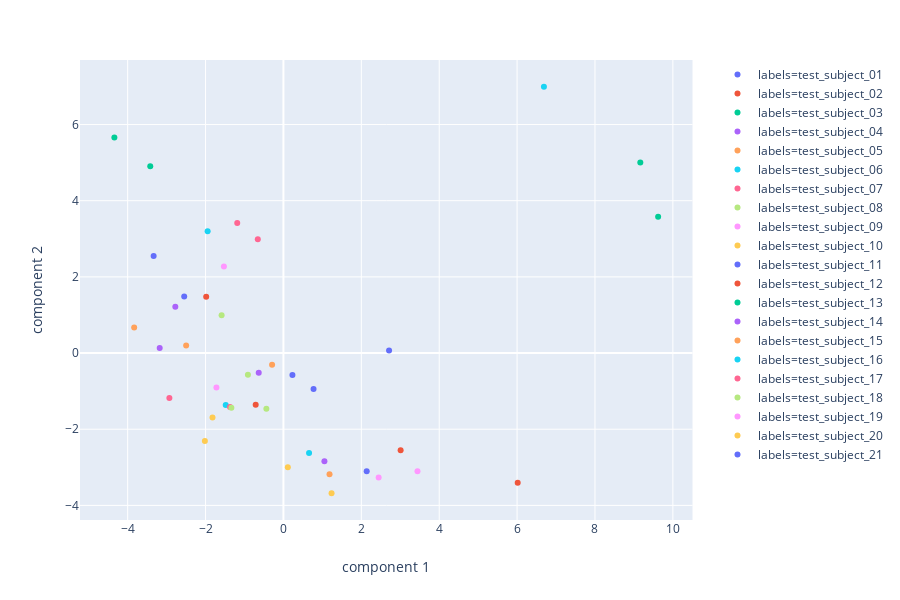
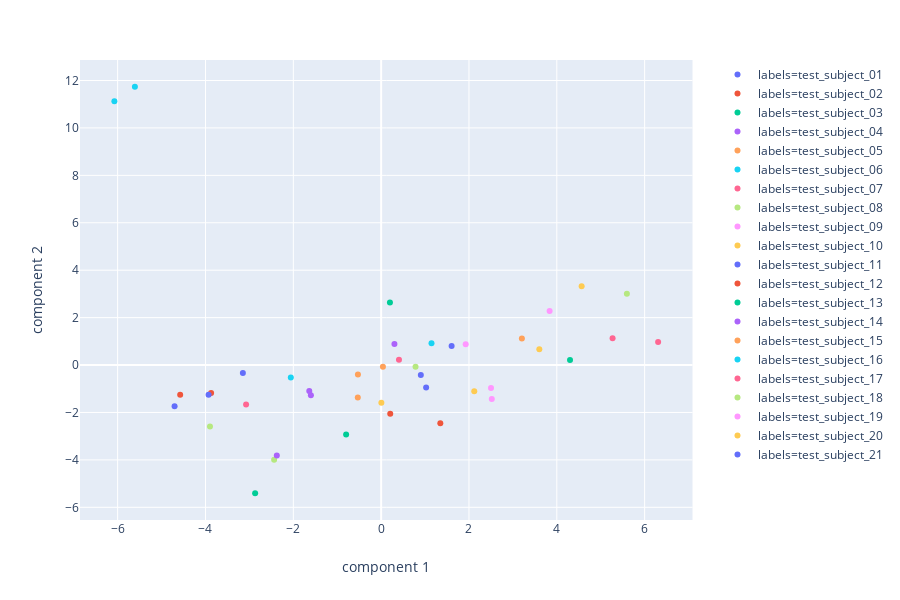
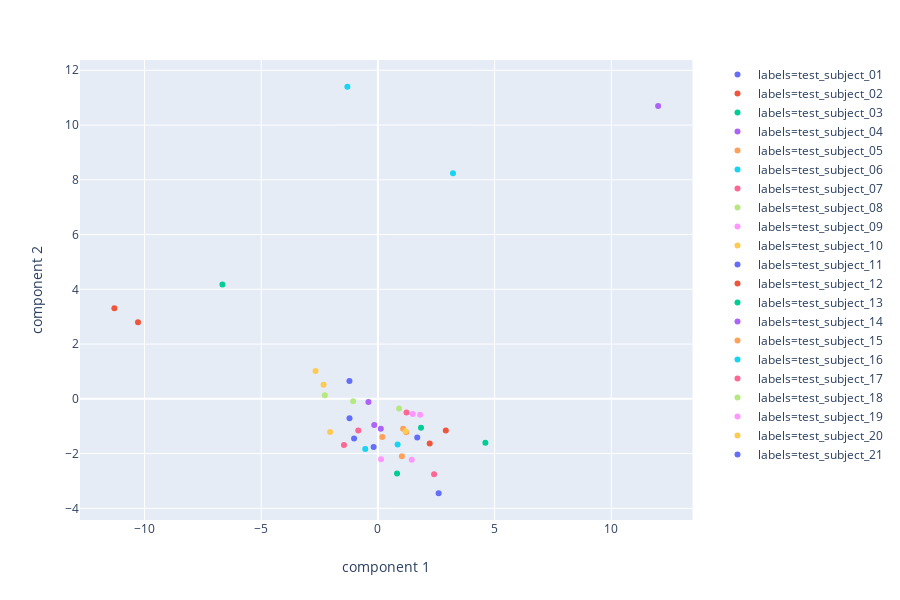
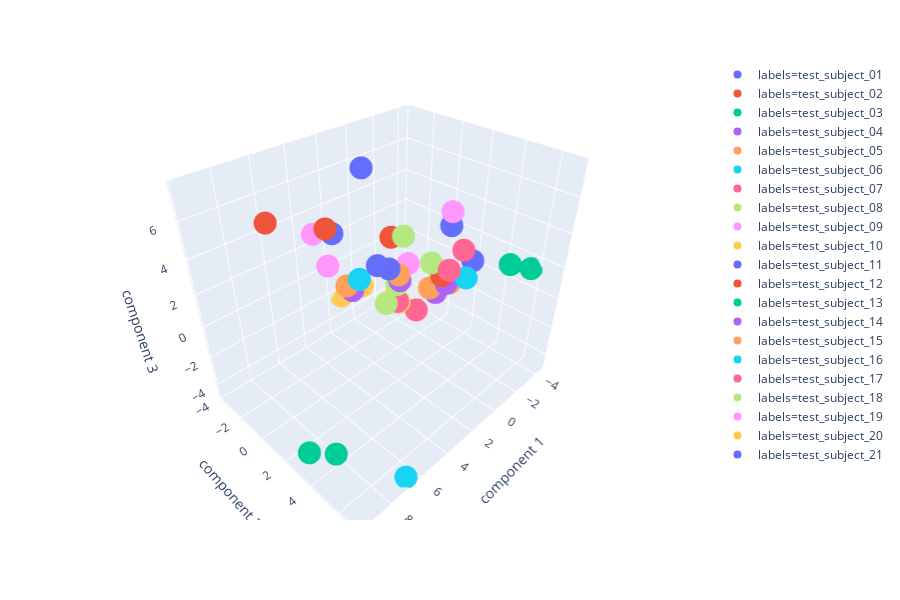

The code cell stored with these charts, in order, in its notebook:
### Markdown cell above
## Pca

### Code cell
from pandas import read_csv, DataFrame, concat, Series
from sklearn.preprocessing import StandardScaler
from sklearn.decomposition import PCA
from numpy import nan_to_num
from plotly.express import scatter, scatter_3d

def perform_pca(df, comp_num=2):
    features = [x for x in range(2, 58)]
    data = df.iloc[:, features]
    data.fillna(0)
    x = df.loc[:, features].values
    x = StandardScaler().fit_transform(x)
    x = nan_to_num(x)
    y = list(df.loc[:, 0])
    pca = PCA(n_components=comp_num)
    principalComponents = pca.fit_transform(x)
    print(pca.explained_variance_ratio_)
    if comp_num == 2:
        return concat([DataFrame(data = principalComponents, columns = ['component 1', 'component 2']), DataFrame(y, columns=["labels"])], axis=1)
    elif comp_num == 3:
        return concat([DataFrame(data = principalComponents, columns = ['component 1', 'component 2', 'component 3']), DataFrame(y, columns=["labels"])], axis=1)
    else:
        raise ValueError("Number of components limited to 2 or 3.")
df = read_csv("processed_data.csv", header=None)

df_0 = df[df.iloc[:, 1] == 0].copy()
df_3 = df[df.iloc[:, 1] == 3].copy()
df_03 = concat([df_0, df_3])

df_1 = df[df.iloc[:, 1] == 1].copy()
df_4 = df[df.iloc[:, 1] == 4].copy()
df_14 = concat([df_1, df_4])

df_2 = df[df.iloc[:, 1] == 2].copy()
df_5 = df[df.iloc[:, 1] == 5].copy()
df_25 = concat([df_2, df_5])

fig = scatter(perform_pca(df_03), x="component 1", y="component 2", color="labels")
fig.show()
fig = scatter(perform_pca(df_14), x="component 1", y="component 2", color="labels")
fig.show()
fig = scatter(perform_pca(df_25), x="component 1", y="component 2", color="labels")
fig.show()

fig = scatter_3d(perform_pca(df_03, comp_num=3), x="component 1", y="component 2", z="component 3", color="labels")
fig.show()
fig = scatter_3d(perform_pca(df_14, comp_num=3), x="component 1", y="component 2", z="component 3", color="labels")
fig.show()
fig = scatter_3d(perform_pca(df_25, comp_num=3), x="component 1", y="component 2", z="component 3", color="labels")
fig.show()

### Figure 1 — Plotly figure (JSON) as saved in the notebook; plotly's stock layout.template omitted (floating-point values rounded to 4 significant figures)
{"data": [{"hoverlabel": {"namelength": 0}, "hovertemplate": "labels=test_subject_01<br>component 1=%{x}<br>component 2=%{y}", "legendgroup": "labels=test_subject_01", "marker": {"color": "#636efa", "symbol": "circle"}, "mode": "markers", "name": "labels=test_subject_01", "showlegend": true, "type": "scatter", "x": [2.713, 2.138], "xaxis": "x", "y": [0.0646, -3.102], "yaxis": "y"}, {"hoverlabel": {"namelength": 0}, "hovertemplate": "labels=test_subject_02<br>component 1=%{x}<br>component 2=%{y}", "legendgroup": "labels=test_subject_02", "marker": {"color": "#EF553B", "symbol": "circle"}, "mode": "markers", "name": "labels=test_subject_02", "showlegend": true, "type": "scatter", "x": [6.016, 3.009], "xaxis": "x", "y": [-3.403, -2.555], "yaxis": "y"}, {"hoverlabel": {"namelength": 0}, "hovertemplate": "labels=test_subject_03<br>component 1=%{x}<br>component 2=%{y}", "legendgroup": "labels=test_subject_03", "marker": {"color": "#00cc96", "symbol": "circle"}, "mode": "markers", "name": "labels=test_subject_03", "showlegend": true, "type": "scatter", "x": [9.164, 9.621], "xaxis": "x", "y": [5.006, 3.577], "yaxis": "y"}, {"hoverlabel": {"namelength": 0}, "hovertemplate": "labels=test_subject_04<br>component 1=%{x}<br>component 2=%{y}", "legendgroup": "labels=test_subject_04", "marker": {"color": "#ab63fa", "symbol": "circle"}, "mode": "markers", "name": "labels=test_subject_04", "showlegend": true, "type": "scatter", "x": [-0.6345, 1.052], "xaxis": "x", "y": [-0.5168, -2.839], "yaxis": "y"}, {"hoverlabel": {"namelength": 0}, "hovertemplate": "labels=test_subject_05<br>component 1=%{x}<br>component 2=%{y}", "legendgroup": "labels=test_subject_05", "marker": {"color": "#FFA15A", "symbol": "circle"}, "mode": "markers", "name": "labels=test_subject_05", "showlegend": true, "type": "scatter", "x": [-0.2913, 1.184], "xaxis": "x", "y": [-0.3064, -3.184], "yaxis": "y"}, {"hoverlabel": {"namelength": 0}, "hovertemplate": "labels=test_subject_06<br>component 1=%{x}<br>component 2=%{y}", "legendgroup": "labels=test_subject_06", "marker": {"color": "#19d3f3", "symbol": "circle"}, "mode": "markers", "name": "labels=test_subject_06", "showlegend": true, "type": "scatter", "x": [-1.946, 6.689], "xaxis": "x", "y": [3.199, 6.992], "yaxis": "y"}, {"hoverlabel": {"namelength": 0}, "hovertemplate": "labels=test_subject_07<br>component 1=%{x}<br>component 2=%{y}", "legendgroup": "labels=test_subject_07", "marker": {"color": "#FF6692", "symbol": "circle"}, "mode": "markers", "name": "labels=test_subject_07", "showlegend": true, "type": "scatter", "x": [-1.186, -0.6586], "xaxis": "x", "y": [3.415, 2.989], "yaxis": "y"}, {"hoverlabel": {"namelength": 0}, "hovertemplate": "labels=test_subject_08<br>component 1=%{x}<br>component 2=%{y}", "legendgroup": "labels=test_subject_08", "marker": {"color": "#B6E880", "symbol": "circle"}, "mode": "markers", "name": "labels=test_subject_08", "showlegend": true, "type": "scatter", "x": [-1.588, -0.9122], "xaxis": "x", "y": [0.9955, -0.5693], "yaxis": "y"}, {"hoverlabel": {"namelength": 0}, "hovertemplate": "labels=test_subject_09<br>component 1=%{x}<br>component 2=%{y}", "legendgroup": "labels=test_subject_09", "marker": {"color": "#FF97FF", "symbol": "circle"}, "mode": "markers", "name": "labels=test_subject_09", "showlegend": true, "type": "scatter", "x": [-1.721, -1.528], "xaxis": "x", "y": [-0.9078, 2.271], "yaxis": "y"}, {"hoverlabel": {"namelength": 0}, "hovertemplate": "labels=test_subject_10<br>component 1=%{x}<br>component 2=%{y}", "legendgroup": "labels=test_subject_10", "marker": {"color": "#FECB52", "symbol": "circle"}, "mode": "markers", "name": "labels=test_subject_10", "showlegend": true, "type": "scatter", "x": [0.113, 1.236], "xaxis": "x", "y": [-2.997, -3.681], "yaxis": "y"}, {"hoverlabel": {"namelength": 0}, "hovertemplate": "labels=test_subject_11<br>component 1=%{x}<br>component 2=%{y}", "legendgroup": "labels=test_subject_11", "marker": {"color": "#636efa", "symbol": "circle"}, "mode": "markers", "name": "labels=test_subject_11", "showlegend": true, "type": "scatter", "x": [-2.548, 0.7732], "xaxis": "x", "y": [1.484, -0.9424], "yaxis": "y"}, {"hoverlabel": {"namelength": 0}, "hovertemplate": "labels=test_subject_12<br>component 1=%{x}<br>component 2=%{y}", "legendgroup": "labels=test_subject_12", "marker": {"color": "#EF553B", "symbol": "circle"}, "mode": "markers", "name": "labels=test_subject_12", "showlegend": true, "type": "scatter", "x": [-0.7124, -1.983], "xaxis": "x", "y": [-1.357, 1.478], "yaxis": "y"}, {"hoverlabel": {"namelength": 0}, "hovertemplate": "labels=test_subject_13<br>component 1=%{x}<br>component 2=%{y}", "legendgroup": "labels=test_subject_13", "marker": {"color": "#00cc96", "symbol": "circle"}, "mode": "markers", "name": "labels=test_subject_13", "showlegend": true, "type": "scatter", "x": [-4.341, -3.42], "xaxis": "x", "y": [5.659, 4.905], "yaxis": "y"}, {"hoverlabel": {"namelength": 0}, "hovertemplate": "labels=test_subject_14<br>component 1=%{x}<br>component 2=%{y}", "legendgroup": "labels=test_subject_14", "marker": {"color": "#ab63fa", "symbol": "circle"}, "mode": "markers", "name": "labels=test_subject_14", "showlegend": true, "type": "scatter", "x": [-2.776, -3.177], "xaxis": "x", "y": [1.217, 0.1302], "yaxis": "y"}, {"hoverlabel": {"namelength": 0}, "hovertemplate": "labels=test_subject_15<br>component 1=%{x}<br>component 2=%{y}", "legendgroup": "labels=test_subject_15", "marker": {"color": "#FFA15A", "symbol": "circle"}, "mode": "markers", "name": "labels=test_subject_15", "showlegend": true, "type": "scatter", "x": [-3.833, -2.498], "xaxis": "x", "y": [0.6707, 0.1949], "yaxis": "y"}, {"hoverlabel": {"namelength": 0}, "hovertemplate": "labels=test_subject_16<br>component 1=%{x}<br>component 2=%{y}", "legendgroup": "labels=test_subject_16", "marker": {"color": "#19d3f3", "symbol": "circle"}, "mode": "markers", "name": "labels=test_subject_16", "showlegend": true, "type": "scatter", "x": [-1.482, 0.6582], "xaxis": "x", "y": [-1.366, -2.628], "yaxis": "y"}, {"hoverlabel": {"namelength": 0}, "hovertemplate": "labels=test_subject_17<br>component 1=%{x}<br>component 2=%{y}", "legendgroup": "labels=test_subject_17", "marker": {"color": "#FF6692", "symbol": "circle"}, "mode": "markers", "name": "labels=test_subject_17", "showlegend": true, "type": "scatter", "x": [-1.372, -2.929], "xaxis": "x", "y": [-1.418, -1.181], "yaxis": "y"}, {"hoverlabel": {"namelength": 0}, "hovertemplate": "labels=test_subject_18<br>component 1=%{x}<br>component 2=%{y}", "legendgroup": "labels=test_subject_18", "marker": {"color": "#B6E880", "symbol": "circle"}, "mode": "markers", "name": "labels=test_subject_18", "showlegend": true, "type": "scatter", "x": [-1.337, -0.438], "xaxis": "x", "y": [-1.435, -1.462], "yaxis": "y"}, {"hoverlabel": {"namelength": 0}, "hovertemplate": "labels=test_subject_19<br>component 1=%{x}<br>component 2=%{y}", "legendgroup": "labels=test_subject_19", "marker": {"color": "#FF97FF", "symbol": "circle"}, "mode": "markers", "name": "labels=test_subject_19", "showlegend": true, "type": "scatter", "x": [3.442, 2.445], "xaxis": "x", "y": [-3.106, -3.271], "yaxis": "y"}, {"hoverlabel": {"namelength": 0}, "hovertemplate": "labels=test_subject_20<br>component 1=%{x}<br>component 2=%{y}", "legendgroup": "labels=test_subject_20", "marker": {"color": "#FECB52", "symbol": "circle"}, "mode": "markers", "name": "labels=test_subject_20", "showlegend": true, "type": "scatter", "x": [-2.018, -1.822], "xaxis": "x", "y": [-2.307, -1.69], "yaxis": "y"}, {"hoverlabel": {"namelength": 0}, "hovertemplate": "labels=test_subject_21<br>component 1=%{x}<br>component 2=%{y}", "legendgroup": "labels=test_subject_21", "marker": {"color": "#636efa", "symbol": "circle"}, "mode": "markers", "name": "labels=test_subject_21", "showlegend": true, "type": "scatter", "x": [-3.333, 0.2308], "xaxis": "x", "y": [2.551, -0.5758], "yaxis": "y"}], "layout": {"height": 600, "legend": {"tracegroupgap": 0}, "margin": {"t": 60}, "xaxis": {"anchor": "y", "domain": [0, 0.98], "title": {"text": "component 1"}}, "yaxis": {"anchor": "x", "domain": [0, 1], "title": {"text": "component 2"}}}}

### Figure 2 — Plotly figure (JSON) as saved in the notebook; plotly's stock layout.template omitted (floating-point values rounded to 4 significant figures)
{"data": [{"hoverlabel": {"namelength": 0}, "hovertemplate": "labels=test_subject_01<br>component 1=%{x}<br>component 2=%{y}", "legendgroup": "labels=test_subject_01", "marker": {"color": "#636efa", "symbol": "circle"}, "mode": "markers", "name": "labels=test_subject_01", "showlegend": true, "type": "scatter", "x": [0.9035, 1.605], "xaxis": "x", "y": [-0.4208, 0.7987], "yaxis": "y"}, {"hoverlabel": {"namelength": 0}, "hovertemplate": "labels=test_subject_02<br>component 1=%{x}<br>component 2=%{y}", "legendgroup": "labels=test_subject_02", "marker": {"color": "#EF553B", "symbol": "circle"}, "mode": "markers", "name": "labels=test_subject_02", "showlegend": true, "type": "scatter", "x": [-4.576, -3.872], "xaxis": "x", "y": [-1.251, -1.184], "yaxis": "y"}, {"hoverlabel": {"namelength": 0}, "hovertemplate": "labels=test_subject_03<br>component 1=%{x}<br>component 2=%{y}", "legendgroup": "labels=test_subject_03", "marker": {"color": "#00cc96", "symbol": "circle"}, "mode": "markers", "name": "labels=test_subject_03", "showlegend": true, "type": "scatter", "x": [-2.869, 0.2], "xaxis": "x", "y": [-5.407, 2.637], "yaxis": "y"}, {"hoverlabel": {"namelength": 0}, "hovertemplate": "labels=test_subject_04<br>component 1=%{x}<br>component 2=%{y}", "legendgroup": "labels=test_subject_04", "marker": {"color": "#ab63fa", "symbol": "circle"}, "mode": "markers", "name": "labels=test_subject_04", "showlegend": true, "type": "scatter", "x": [0.3025, -1.637], "xaxis": "x", "y": [0.8916, -1.09], "yaxis": "y"}, {"hoverlabel": {"namelength": 0}, "hovertemplate": "labels=test_subject_05<br>component 1=%{x}<br>component 2=%{y}", "legendgroup": "labels=test_subject_05", "marker": {"color": "#FFA15A", "symbol": "circle"}, "mode": "markers", "name": "labels=test_subject_05", "showlegend": true, "type": "scatter", "x": [-0.5318, -0.5286], "xaxis": "x", "y": [-1.372, -0.394], "yaxis": "y"}, {"hoverlabel": {"namelength": 0}, "hovertemplate": "labels=test_subject_06<br>component 1=%{x}<br>component 2=%{y}", "legendgroup": "labels=test_subject_06", "marker": {"color": "#19d3f3", "symbol": "circle"}, "mode": "markers", "name": "labels=test_subject_06", "showlegend": true, "type": "scatter", "x": [-5.608, -6.075], "xaxis": "x", "y": [11.74, 11.12], "yaxis": "y"}, {"hoverlabel": {"namelength": 0}, "hovertemplate": "labels=test_subject_07<br>component 1=%{x}<br>component 2=%{y}", "legendgroup": "labels=test_subject_07", "marker": {"color": "#FF6692", "symbol": "circle"}, "mode": "markers", "name": "labels=test_subject_07", "showlegend": true, "type": "scatter", "x": [0.4058, -3.075], "xaxis": "x", "y": [0.227, -1.666], "yaxis": "y"}, {"hoverlabel": {"namelength": 0}, "hovertemplate": "labels=test_subject_08<br>component 1=%{x}<br>component 2=%{y}", "legendgroup": "labels=test_subject_08", "marker": {"color": "#B6E880", "symbol": "circle"}, "mode": "markers", "name": "labels=test_subject_08", "showlegend": true, "type": "scatter", "x": [-2.437, -3.898], "xaxis": "x", "y": [-3.996, -2.592], "yaxis": "y"}, {"hoverlabel": {"namelength": 0}, "hovertemplate": "labels=test_subject_09<br>component 1=%{x}<br>component 2=%{y}", "legendgroup": "labels=test_subject_09", "marker": {"color": "#FF97FF", "symbol": "circle"}, "mode": "markers", "name": "labels=test_subject_09", "showlegend": true, "type": "scatter", "x": [2.519, 2.502], "xaxis": "x", "y": [-1.427, -0.9727], "yaxis": "y"}, {"hoverlabel": {"namelength": 0}, "hovertemplate": "labels=test_subject_10<br>component 1=%{x}<br>component 2=%{y}", "legendgroup": "labels=test_subject_10", "marker": {"color": "#FECB52", "symbol": "circle"}, "mode": "markers", "name": "labels=test_subject_10", "showlegend": true, "type": "scatter", "x": [3.602, 4.566], "xaxis": "x", "y": [0.661, 3.328], "yaxis": "y"}, {"hoverlabel": {"namelength": 0}, "hovertemplate": "labels=test_subject_11<br>component 1=%{x}<br>component 2=%{y}", "legendgroup": "labels=test_subject_11", "marker": {"color": "#636efa", "symbol": "circle"}, "mode": "markers", "name": "labels=test_subject_11", "showlegend": true, "type": "scatter", "x": [-3.149, -4.704], "xaxis": "x", "y": [-0.3404, -1.736], "yaxis": "y"}, {"hoverlabel": {"namelength": 0}, "hovertemplate": "labels=test_subject_12<br>component 1=%{x}<br>component 2=%{y}", "legendgroup": "labels=test_subject_12", "marker": {"color": "#EF553B", "symbol": "circle"}, "mode": "markers", "name": "labels=test_subject_12", "showlegend": true, "type": "scatter", "x": [1.347, 0.2068], "xaxis": "x", "y": [-2.451, -2.053], "yaxis": "y"}, {"hoverlabel": {"namelength": 0}, "hovertemplate": "labels=test_subject_13<br>component 1=%{x}<br>component 2=%{y}", "legendgroup": "labels=test_subject_13", "marker": {"color": "#00cc96", "symbol": "circle"}, "mode": "markers", "name": "labels=test_subject_13", "showlegend": true, "type": "scatter", "x": [4.301, -0.7978], "xaxis": "x", "y": [0.2175, -2.929], "yaxis": "y"}, {"hoverlabel": {"namelength": 0}, "hovertemplate": "labels=test_subject_14<br>component 1=%{x}<br>component 2=%{y}", "legendgroup": "labels=test_subject_14", "marker": {"color": "#ab63fa", "symbol": "circle"}, "mode": "markers", "name": "labels=test_subject_14", "showlegend": true, "type": "scatter", "x": [-2.376, -1.6], "xaxis": "x", "y": [-3.811, -1.27], "yaxis": "y"}, {"hoverlabel": {"namelength": 0}, "hovertemplate": "labels=test_subject_15<br>component 1=%{x}<br>component 2=%{y}", "legendgroup": "labels=test_subject_15", "marker": {"color": "#FFA15A", "symbol": "circle"}, "mode": "markers", "name": "labels=test_subject_15", "showlegend": true, "type": "scatter", "x": [0.04045, 3.205], "xaxis": "x", "y": [-0.07421, 1.122], "yaxis": "y"}, {"hoverlabel": {"namelength": 0}, "hovertemplate": "labels=test_subject_16<br>component 1=%{x}<br>component 2=%{y}", "legendgroup": "labels=test_subject_16", "marker": {"color": "#19d3f3", "symbol": "circle"}, "mode": "markers", "name": "labels=test_subject_16", "showlegend": true, "type": "scatter", "x": [1.147, -2.057], "xaxis": "x", "y": [0.9155, -0.5202], "yaxis": "y"}, {"hoverlabel": {"namelength": 0}, "hovertemplate": "labels=test_subject_17<br>component 1=%{x}<br>component 2=%{y}", "legendgroup": "labels=test_subject_17", "marker": {"color": "#FF6692", "symbol": "circle"}, "mode": "markers", "name": "labels=test_subject_17", "showlegend": true, "type": "scatter", "x": [6.307, 5.27], "xaxis": "x", "y": [0.9767, 1.135], "yaxis": "y"}, {"hoverlabel": {"namelength": 0}, "hovertemplate": "labels=test_subject_18<br>component 1=%{x}<br>component 2=%{y}", "legendgroup": "labels=test_subject_18", "marker": {"color": "#B6E880", "symbol": "circle"}, "mode": "markers", "name": "labels=test_subject_18", "showlegend": true, "type": "scatter", "x": [0.7831, 5.596], "xaxis": "x", "y": [-0.07138, 3.007], "yaxis": "y"}, {"hoverlabel": {"namelength": 0}, "hovertemplate": "labels=test_subject_19<br>component 1=%{x}<br>component 2=%{y}", "legendgroup": "labels=test_subject_19", "marker": {"color": "#FF97FF", "symbol": "circle"}, "mode": "markers", "name": "labels=test_subject_19", "showlegend": true, "type": "scatter", "x": [1.925, 3.836], "xaxis": "x", "y": [0.8788, 2.278], "yaxis": "y"}, {"hoverlabel": {"namelength": 0}, "hovertemplate": "labels=test_subject_20<br>component 1=%{x}<br>component 2=%{y}", "legendgroup": "labels=test_subject_20", "marker": {"color": "#FECB52", "symbol": "circle"}, "mode": "markers", "name": "labels=test_subject_20", "showlegend": true, "type": "scatter", "x": [0.00485, 2.12], "xaxis": "x", "y": [-1.589, -1.108], "yaxis": "y"}, {"hoverlabel": {"namelength": 0}, "hovertemplate": "labels=test_subject_21<br>component 1=%{x}<br>component 2=%{y}", "legendgroup": "labels=test_subject_21", "marker": {"color": "#636efa", "symbol": "circle"}, "mode": "markers", "name": "labels=test_subject_21", "showlegend": true, "type": "scatter", "x": [1.025, -3.929], "xaxis": "x", "y": [-0.9517, -1.257], "yaxis": "y"}], "layout": {"height": 600, "legend": {"tracegroupgap": 0}, "margin": {"t": 60}, "xaxis": {"anchor": "y", "domain": [0, 0.98], "title": {"text": "component 1"}}, "yaxis": {"anchor": "x", "domain": [0, 1], "title": {"text": "component 2"}}}}

### Figure 3 — Plotly figure (JSON) as saved in the notebook; plotly's stock layout.template omitted (floating-point values rounded to 4 significant figures)
{"data": [{"hoverlabel": {"namelength": 0}, "hovertemplate": "labels=test_subject_01<br>component 1=%{x}<br>component 2=%{y}", "legendgroup": "labels=test_subject_01", "marker": {"color": "#636efa", "symbol": "circle"}, "mode": "markers", "name": "labels=test_subject_01", "showlegend": true, "type": "scatter", "x": [-1.218, -1.221], "xaxis": "x", "y": [-0.706, 0.6532], "yaxis": "y"}, {"hoverlabel": {"namelength": 0}, "hovertemplate": "labels=test_subject_02<br>component 1=%{x}<br>component 2=%{y}", "legendgroup": "labels=test_subject_02", "marker": {"color": "#EF553B", "symbol": "circle"}, "mode": "markers", "name": "labels=test_subject_02", "showlegend": true, "type": "scatter", "x": [-10.28, -11.29], "xaxis": "x", "y": [2.794, 3.31], "yaxis": "y"}, {"hoverlabel": {"namelength": 0}, "hovertemplate": "labels=test_subject_03<br>component 1=%{x}<br>component 2=%{y}", "legendgroup": "labels=test_subject_03", "marker": {"color": "#00cc96", "symbol": "circle"}, "mode": "markers", "name": "labels=test_subject_03", "showlegend": true, "type": "scatter", "x": [-6.662, 1.847], "xaxis": "x", "y": [4.177, -1.054], "yaxis": "y"}, {"hoverlabel": {"namelength": 0}, "hovertemplate": "labels=test_subject_04<br>component 1=%{x}<br>component 2=%{y}", "legendgroup": "labels=test_subject_04", "marker": {"color": "#ab63fa", "symbol": "circle"}, "mode": "markers", "name": "labels=test_subject_04", "showlegend": true, "type": "scatter", "x": [0.1237, -0.1588], "xaxis": "x", "y": [-1.092, -0.959], "yaxis": "y"}, {"hoverlabel": {"namelength": 0}, "hovertemplate": "labels=test_subject_05<br>component 1=%{x}<br>component 2=%{y}", "legendgroup": "labels=test_subject_05", "marker": {"color": "#FFA15A", "symbol": "circle"}, "mode": "markers", "name": "labels=test_subject_05", "showlegend": true, "type": "scatter", "x": [1.027, 1.079], "xaxis": "x", "y": [-2.099, -1.093], "yaxis": "y"}, {"hoverlabel": {"namelength": 0}, "hovertemplate": "labels=test_subject_06<br>component 1=%{x}<br>component 2=%{y}", "legendgroup": "labels=test_subject_06", "marker": {"color": "#19d3f3", "symbol": "circle"}, "mode": "markers", "name": "labels=test_subject_06", "showlegend": true, "type": "scatter", "x": [3.216, -1.31], "xaxis": "x", "y": [8.235, 11.4], "yaxis": "y"}, {"hoverlabel": {"namelength": 0}, "hovertemplate": "labels=test_subject_07<br>component 1=%{x}<br>component 2=%{y}", "legendgroup": "labels=test_subject_07", "marker": {"color": "#FF6692", "symbol": "circle"}, "mode": "markers", "name": "labels=test_subject_07", "showlegend": true, "type": "scatter", "x": [2.406, 1.225], "xaxis": "x", "y": [-2.756, -0.4971], "yaxis": "y"}, {"hoverlabel": {"namelength": 0}, "hovertemplate": "labels=test_subject_08<br>component 1=%{x}<br>component 2=%{y}", "legendgroup": "labels=test_subject_08", "marker": {"color": "#B6E880", "symbol": "circle"}, "mode": "markers", "name": "labels=test_subject_08", "showlegend": true, "type": "scatter", "x": [0.9046], "xaxis": "x", "y": [-0.3548], "yaxis": "y"}, {"hoverlabel": {"namelength": 0}, "hovertemplate": "labels=test_subject_09<br>component 1=%{x}<br>component 2=%{y}", "legendgroup": "labels=test_subject_09", "marker": {"color": "#FF97FF", "symbol": "circle"}, "mode": "markers", "name": "labels=test_subject_09", "showlegend": true, "type": "scatter", "x": [0.1352, 1.447], "xaxis": "x", "y": [-2.205, -2.229], "yaxis": "y"}, {"hoverlabel": {"namelength": 0}, "hovertemplate": "labels=test_subject_10<br>component 1=%{x}<br>component 2=%{y}", "legendgroup": "labels=test_subject_10", "marker": {"color": "#FECB52", "symbol": "circle"}, "mode": "markers", "name": "labels=test_subject_10", "showlegend": true, "type": "scatter", "x": [-2.328, -2.672], "xaxis": "x", "y": [0.5133, 1.015], "yaxis": "y"}, {"hoverlabel": {"namelength": 0}, "hovertemplate": "labels=test_subject_11<br>component 1=%{x}<br>component 2=%{y}", "legendgroup": "labels=test_subject_11", "marker": {"color": "#636efa", "symbol": "circle"}, "mode": "markers", "name": "labels=test_subject_11", "showlegend": true, "type": "scatter", "x": [-0.184, -1.022], "xaxis": "x", "y": [-1.758, -1.446], "yaxis": "y"}, {"hoverlabel": {"namelength": 0}, "hovertemplate": "labels=test_subject_12<br>component 1=%{x}<br>component 2=%{y}", "legendgroup": "labels=test_subject_12", "marker": {"color": "#EF553B", "symbol": "circle"}, "mode": "markers", "name": "labels=test_subject_12", "showlegend": true, "type": "scatter", "x": [2.217, 2.908], "xaxis": "x", "y": [-1.63, -1.156], "yaxis": "y"}, {"hoverlabel": {"namelength": 0}, "hovertemplate": "labels=test_subject_13<br>component 1=%{x}<br>component 2=%{y}", "legendgroup": "labels=test_subject_13", "marker": {"color": "#00cc96", "symbol": "circle"}, "mode": "markers", "name": "labels=test_subject_13", "showlegend": true, "type": "scatter", "x": [4.605, 0.8202], "xaxis": "x", "y": [-1.607, -2.729], "yaxis": "y"}, {"hoverlabel": {"namelength": 0}, "hovertemplate": "labels=test_subject_14<br>component 1=%{x}<br>component 2=%{y}", "legendgroup": "labels=test_subject_14", "marker": {"color": "#ab63fa", "symbol": "circle"}, "mode": "markers", "name": "labels=test_subject_14", "showlegend": true, "type": "scatter", "x": [12.01, -0.4071], "xaxis": "x", "y": [10.7, -0.1137], "yaxis": "y"}, {"hoverlabel": {"namelength": 0}, "hovertemplate": "labels=test_subject_15<br>component 1=%{x}<br>component 2=%{y}", "legendgroup": "labels=test_subject_15", "marker": {"color": "#FFA15A", "symbol": "circle"}, "mode": "markers", "name": "labels=test_subject_15", "showlegend": true, "type": "scatter", "x": [1.211, 0.1867], "xaxis": "x", "y": [-1.221, -1.394], "yaxis": "y"}, {"hoverlabel": {"namelength": 0}, "hovertemplate": "labels=test_subject_16<br>component 1=%{x}<br>component 2=%{y}", "legendgroup": "labels=test_subject_16", "marker": {"color": "#19d3f3", "symbol": "circle"}, "mode": "markers", "name": "labels=test_subject_16", "showlegend": true, "type": "scatter", "x": [-0.5424, 0.8429], "xaxis": "x", "y": [-1.832, -1.67], "yaxis": "y"}, {"hoverlabel": {"namelength": 0}, "hovertemplate": "labels=test_subject_17<br>component 1=%{x}<br>component 2=%{y}", "legendgroup": "labels=test_subject_17", "marker": {"color": "#FF6692", "symbol": "circle"}, "mode": "markers", "name": "labels=test_subject_17", "showlegend": true, "type": "scatter", "x": [-1.456, -0.8431], "xaxis": "x", "y": [-1.684, -1.16], "yaxis": "y"}, {"hoverlabel": {"namelength": 0}, "hovertemplate": "labels=test_subject_18<br>component 1=%{x}<br>component 2=%{y}", "legendgroup": "labels=test_subject_18", "marker": {"color": "#B6E880", "symbol": "circle"}, "mode": "markers", "name": "labels=test_subject_18", "showlegend": true, "type": "scatter", "x": [-1.061, -2.276], "xaxis": "x", "y": [-0.08927, 0.1271], "yaxis": "y"}, {"hoverlabel": {"namelength": 0}, "hovertemplate": "labels=test_subject_19<br>component 1=%{x}<br>component 2=%{y}", "legendgroup": "labels=test_subject_19", "marker": {"color": "#FF97FF", "symbol": "circle"}, "mode": "markers", "name": "labels=test_subject_19", "showlegend": true, "type": "scatter", "x": [1.809, 1.492], "xaxis": "x", "y": [-0.578, -0.5566], "yaxis": "y"}, {"hoverlabel": {"namelength": 0}, "hovertemplate": "labels=test_subject_20<br>component 1=%{x}<br>component 2=%{y}", "legendgroup": "labels=test_subject_20", "marker": {"color": "#FECB52", "symbol": "circle"}, "mode": "markers", "name": "labels=test_subject_20", "showlegend": true, "type": "scatter", "x": [-2.048, 1.187], "xaxis": "x", "y": [-1.209, -1.182], "yaxis": "y"}, {"hoverlabel": {"namelength": 0}, "hovertemplate": "labels=test_subject_21<br>component 1=%{x}<br>component 2=%{y}", "legendgroup": "labels=test_subject_21", "marker": {"color": "#636efa", "symbol": "circle"}, "mode": "markers", "name": "labels=test_subject_21", "showlegend": true, "type": "scatter", "x": [2.602, 1.685], "xaxis": "x", "y": [-3.449, -1.412], "yaxis": "y"}], "layout": {"height": 600, "legend": {"tracegroupgap": 0}, "margin": {"t": 60}, "xaxis": {"anchor": "y", "domain": [0, 0.98], "title": {"text": "component 1"}}, "yaxis": {"anchor": "x", "domain": [0, 1], "title": {"text": "component 2"}}}}

### Figure 4 — Plotly figure (JSON) as saved in the notebook; plotly's stock layout.template omitted (floating-point values rounded to 4 significant figures)
{"data": [{"hoverlabel": {"namelength": 0}, "hovertemplate": "labels=test_subject_01<br>component 1=%{x}<br>component 2=%{y}<br>component 3=%{z}", "legendgroup": "labels=test_subject_01", "marker": {"color": "#636efa", "symbol": "circle"}, "mode": "markers", "name": "labels=test_subject_01", "scene": "scene", "showlegend": true, "type": "scatter3d", "x": [2.713, 2.138], "y": [0.0646, -3.102], "z": [7.557, 2.62]}, {"hoverlabel": {"namelength": 0}, "hovertemplate": "labels=test_subject_02<br>component 1=%{x}<br>component 2=%{y}<br>component 3=%{z}", "legendgroup": "labels=test_subject_02", "marker": {"color": "#EF553B", "symbol": "circle"}, "mode": "markers", "name": "labels=test_subject_02", "scene": "scene", "showlegend": true, "type": "scatter3d", "x": [6.016, 3.009], "y": [-3.403, -2.555], "z": [4.638, 3.47]}, {"hoverlabel": {"namelength": 0}, "hovertemplate": "labels=test_subject_03<br>component 1=%{x}<br>component 2=%{y}<br>component 3=%{z}", "legendgroup": "labels=test_subject_03", "marker": {"color": "#00cc96", "symbol": "circle"}, "mode": "markers", "name": "labels=test_subject_03", "scene": "scene", "showlegend": true, "type": "scatter3d", "x": [9.164, 9.621], "y": [5.006, 3.577], "z": [-2.538, -3.314]}, {"hoverlabel": {"namelength": 0}, "hovertemplate": "labels=test_subject_04<br>component 1=%{x}<br>component 2=%{y}<br>component 3=%{z}", "legendgroup": "labels=test_subject_04", "marker": {"color": "#ab63fa", "symbol": "circle"}, "mode": "markers", "name": "labels=test_subject_04", "scene": "scene", "showlegend": true, "type": "scatter3d", "x": [-0.6345, 1.052], "y": [-0.5168, -2.839], "z": [-0.5887, -1.619]}, {"hoverlabel": {"namelength": 0}, "hovertemplate": "labels=test_subject_05<br>component 1=%{x}<br>component 2=%{y}<br>component 3=%{z}", "legendgroup": "labels=test_subject_05", "marker": {"color": "#FFA15A", "symbol": "circle"}, "mode": "markers", "name": "labels=test_subject_05", "scene": "scene", "showlegend": true, "type": "scatter3d", "x": [-0.2913, 1.184], "y": [-0.3064, -3.184], "z": [0.07898, -1.381]}, {"hoverlabel": {"namelength": 0}, "hovertemplate": "labels=test_subject_06<br>component 1=%{x}<br>component 2=%{y}<br>component 3=%{z}", "legendgroup": "labels=test_subject_06", "marker": {"color": "#19d3f3", "symbol": "circle"}, "mode": "markers", "name": "labels=test_subject_06", "scene": "scene", "showlegend": true, "type": "scatter3d", "x": [-1.946, 6.689], "y": [3.199, 6.992], "z": [0.748, -4.658]}, {"hoverlabel": {"namelength": 0}, "hovertemplate": "labels=test_subject_07<br>component 1=%{x}<br>component 2=%{y}<br>component 3=%{z}", "legendgroup": "labels=test_subject_07", "marker": {"color": "#FF6692", "symbol": "circle"}, "mode": "markers", "name": "labels=test_subject_07", "scene": "scene", "showlegend": true, "type": "scatter3d", "x": [-1.186, -0.6586], "y": [3.415, 2.989], "z": [2.926, 1.747]}, {"hoverlabel": {"namelength": 0}, "hovertemplate": "labels=test_subject_08<br>component 1=%{x}<br>component 2=%{y}<br>component 3=%{z}", "legendgroup": "labels=test_subject_08", "marker": {"color": "#B6E880", "symbol": "circle"}, "mode": "markers", "name": "labels=test_subject_08", "scene": "scene", "showlegend": true, "type": "scatter3d", "x": [-1.588, -0.9122], "y": [0.9955, -0.5693], "z": [0.8824, 2.253]}, {"hoverlabel": {"namelength": 0}, "hovertemplate": "labels=test_subject_09<br>component 1=%{x}<br>component 2=%{y}<br>component 3=%{z}", "legendgroup": "labels=test_subject_09", "marker": {"color": "#FF97FF", "symbol": "circle"}, "mode": "markers", "name": "labels=test_subject_09", "scene": "scene", "showlegend": true, "type": "scatter3d", "x": [-1.721, -1.528], "y": [-0.9078, 2.271], "z": [-0.07572, 4.583]}, {"hoverlabel": {"namelength": 0}, "hovertemplate": "labels=test_subject_10<br>component 1=%{x}<br>component 2=%{y}<br>component 3=%{z}", "legendgroup": "labels=test_subject_10", "marker": {"color": "#FECB52", "symbol": "circle"}, "mode": "markers", "name": "labels=test_subject_10", "scene": "scene", "showlegend": true, "type": "scatter3d", "x": [0.113, 1.236], "y": [-2.997, -3.681], "z": [-1.817, -2.345]}, {"hoverlabel": {"namelength": 0}, "hovertemplate": "labels=test_subject_11<br>component 1=%{x}<br>component 2=%{y}<br>component 3=%{z}", "legendgroup": "labels=test_subject_11", "marker": {"color": "#636efa", "symbol": "circle"}, "mode": "markers", "name": "labels=test_subject_11", "scene": "scene", "showlegend": true, "type": "scatter3d", "x": [-2.548, 0.7732], "y": [1.484, -0.9424], "z": [3.074, 0.8974]}, {"hoverlabel": {"namelength": 0}, "hovertemplate": "labels=test_subject_12<br>component 1=%{x}<br>component 2=%{y}<br>component 3=%{z}", "legendgroup": "labels=test_subject_12", "marker": {"color": "#EF553B", "symbol": "circle"}, "mode": "markers", "name": "labels=test_subject_12", "scene": "scene", "showlegend": true, "type": "scatter3d", "x": [-0.7124, -1.983], "y": [-1.357, 1.478], "z": [1.945, 0.06428]}, {"hoverlabel": {"namelength": 0}, "hovertemplate": "labels=test_subject_13<br>component 1=%{x}<br>component 2=%{y}<br>component 3=%{z}", "legendgroup": "labels=test_subject_13", "marker": {"color": "#00cc96", "symbol": "circle"}, "mode": "markers", "name": "labels=test_subject_13", "scene": "scene", "showlegend": true, "type": "scatter3d", "x": [-4.341, -3.42], "y": [5.659, 4.905], "z": [1.381, 1.715]}, {"hoverlabel": {"namelength": 0}, "hovertemplate": "labels=test_subject_14<br>component 1=%{x}<br>component 2=%{y}<br>component 3=%{z}", "legendgroup": "labels=test_subject_14", "marker": {"color": "#ab63fa", "symbol": "circle"}, "mode": "markers", "name": "labels=test_subject_14", "scene": "scene", "showlegend": true, "type": "scatter3d", "x": [-2.776, -3.177], "y": [1.217, 0.1302], "z": [-0.9855, -2.391]}, {"hoverlabel": {"namelength": 0}, "hovertemplate": "labels=test_subject_15<br>component 1=%{x}<br>component 2=%{y}<br>component 3=%{z}", "legendgroup": "labels=test_subject_15", "marker": {"color": "#FFA15A", "symbol": "circle"}, "mode": "markers", "name": "labels=test_subject_15", "scene": "scene", "showlegend": true, "type": "scatter3d", "x": [-3.833, -2.498], "y": [0.6707, 0.1949], "z": [-1.733, -1.678]}, {"hoverlabel": {"namelength": 0}, "hovertemplate": "labels=test_subject_16<br>component 1=%{x}<br>component 2=%{y}<br>component 3=%{z}", "legendgroup": "labels=test_subject_16", "marker": {"color": "#19d3f3", "symbol": "circle"}, "mode": "markers", "name": "labels=test_subject_16", "scene": "scene", "showlegend": true, "type": "scatter3d", "x": [-1.482, 0.6582], "y": [-1.366, -2.628], "z": [-1.367, -0.8881]}, {"hoverlabel": {"namelength": 0}, "hovertemplate": "labels=test_subject_17<br>component 1=%{x}<br>component 2=%{y}<br>component 3=%{z}", "legendgroup": "labels=test_subject_17", "marker": {"color": "#FF6692", "symbol": "circle"}, "mode": "markers", "name": "labels=test_subject_17", "scene": "scene", "showlegend": true, "type": "scatter3d", "x": [-1.372, -2.929], "y": [-1.418, -1.181], "z": [-2.94, -4.325]}, {"hoverlabel": {"namelength": 0}, "hovertemplate": "labels=test_subject_18<br>component 1=%{x}<br>component 2=%{y}<br>component 3=%{z}", "legendgroup": "labels=test_subject_18", "marker": {"color": "#B6E880", "symbol": "circle"}, "mode": "markers", "name": "labels=test_subject_18", "scene": "scene", "showlegend": true, "type": "scatter3d", "x": [-1.337, -0.438], "y": [-1.435, -1.462], "z": [-1.671, -2.647]}, {"hoverlabel": {"namelength": 0}, "hovertemplate": "labels=test_subject_19<br>component 1=%{x}<br>component 2=%{y}<br>component 3=%{z}", "legendgroup": "labels=test_subject_19", "marker": {"color": "#FF97FF", "symbol": "circle"}, "mode": "markers", "name": "labels=test_subject_19", "scene": "scene", "showlegend": true, "type": "scatter3d", "x": [3.442, 2.445], "y": [-3.106, -3.271], "z": [3.098, 0.5697]}, {"hoverlabel": {"namelength": 0}, "hovertemplate": "labels=test_subject_20<br>component 1=%{x}<br>component 2=%{y}<br>component 3=%{z}", "legendgroup": "labels=test_subject_20", "marker": {"color": "#FECB52", "symbol": "circle"}, "mode": "markers", "name": "labels=test_subject_20", "scene": "scene", "showlegend": true, "type": "scatter3d", "x": [-2.018, -1.822], "y": [-2.307, -1.69], "z": [-3.451, -3.374]}, {"hoverlabel": {"namelength": 0}, "hovertemplate": "labels=test_subject_21<br>component 1=%{x}<br>component 2=%{y}<br>component 3=%{z}", "legendgroup": "labels=test_subject_21", "marker": {"color": "#636efa", "symbol": "circle"}, "mode": "markers", "name": "labels=test_subject_21", "scene": "scene", "showlegend": true, "type": "scatter3d", "x": [-3.333, 0.2308], "y": [2.551, -0.5758], "z": [0.9449, 0.5954]}], "layout": {"height": 600, "legend": {"tracegroupgap": 0}, "margin": {"t": 60}, "scene": {"domain": {"x": [0, 0.98], "y": [0, 1]}, "xaxis": {"title": {"text": "component 1"}}, "yaxis": {"title": {"text": "component 2"}}, "zaxis": {"title": {"text": "component 3"}}}}}
